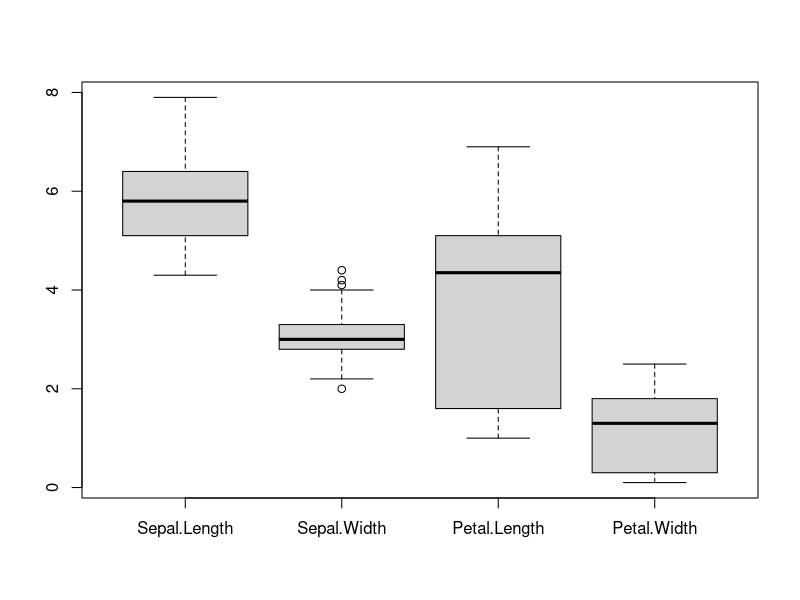
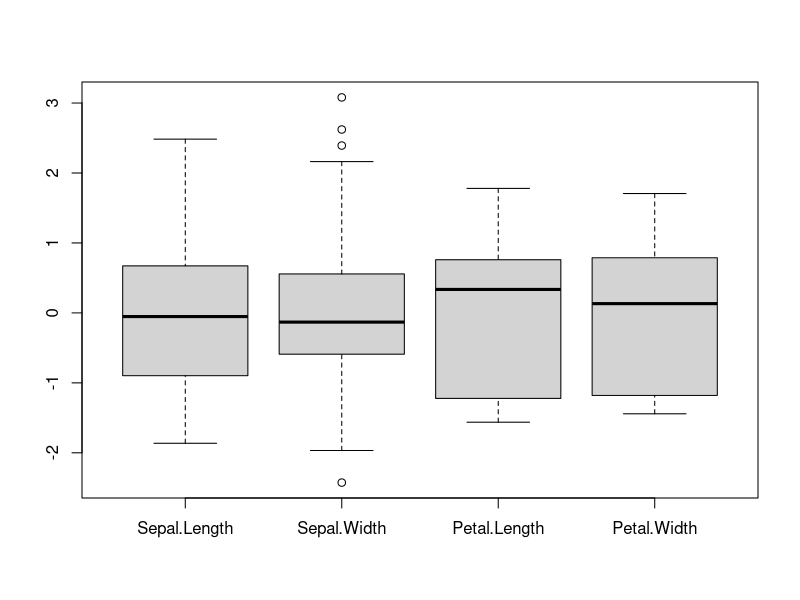
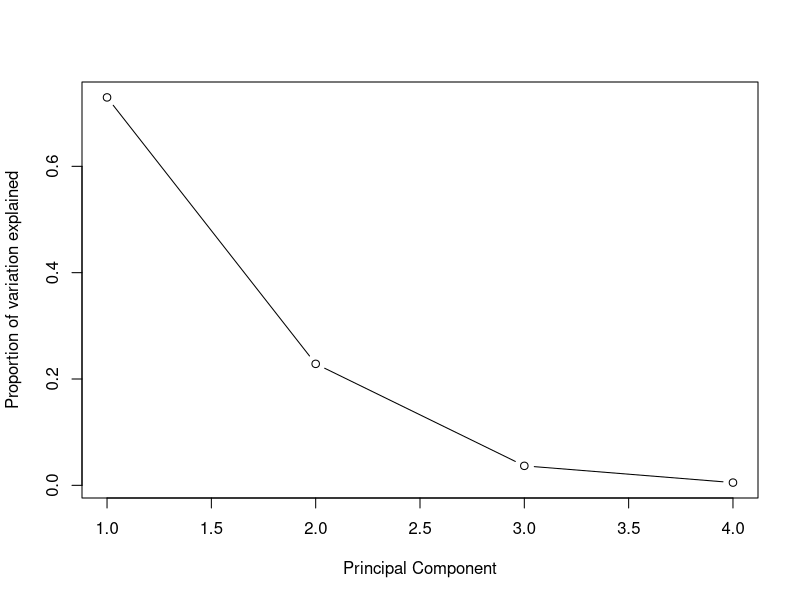
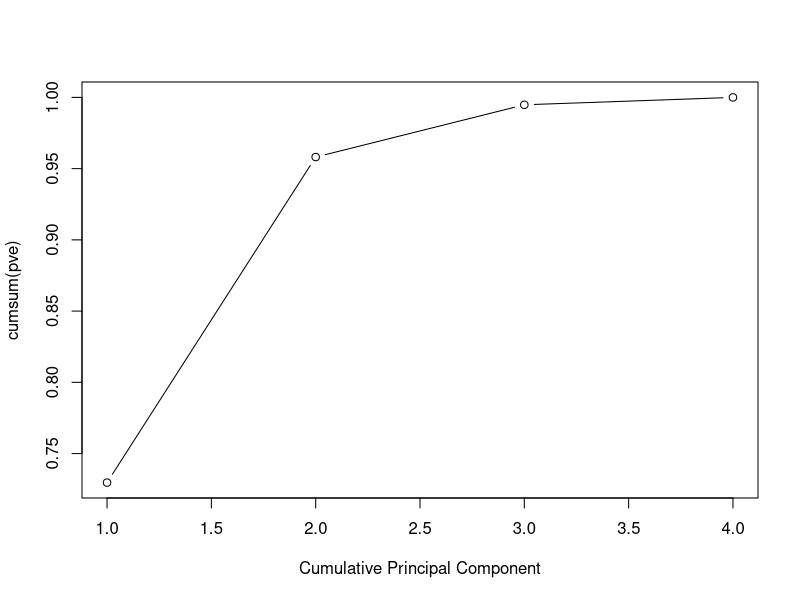
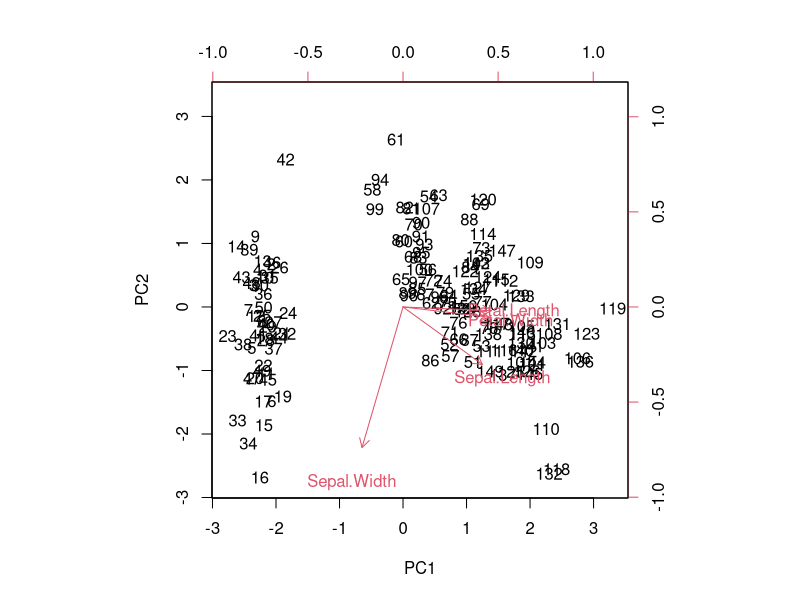

R code for these plots, in order: (Note: this script raises an error after producing the figures.)
#PCA 


df = iris
df
?prcomp

df = df[1:4]
pr.out = prcomp(x = df, scale =FALSE)
pr.out

pr.out$rotation

boxplot(df)
boxplot(scale(df))

pr.out1 = prcomp(x =df, scale =TRUE)

pr.out1$rotation

var = pr.out1$sdev^2
pve = var/sum(var)
pve


plot(pve, xlab = 'Principal Component',
     ylab = 'Proportion of variation explained',
     type ='b')

plot(cumsum(pve), xlab ='Cumulative Principal Component', type ='b')
biplot(pr.out1, scale = 0)

df1 = iris

fviz_pca_biplot(col.ind = df1$Species, pr.out1, addEllipses = TRUE)






